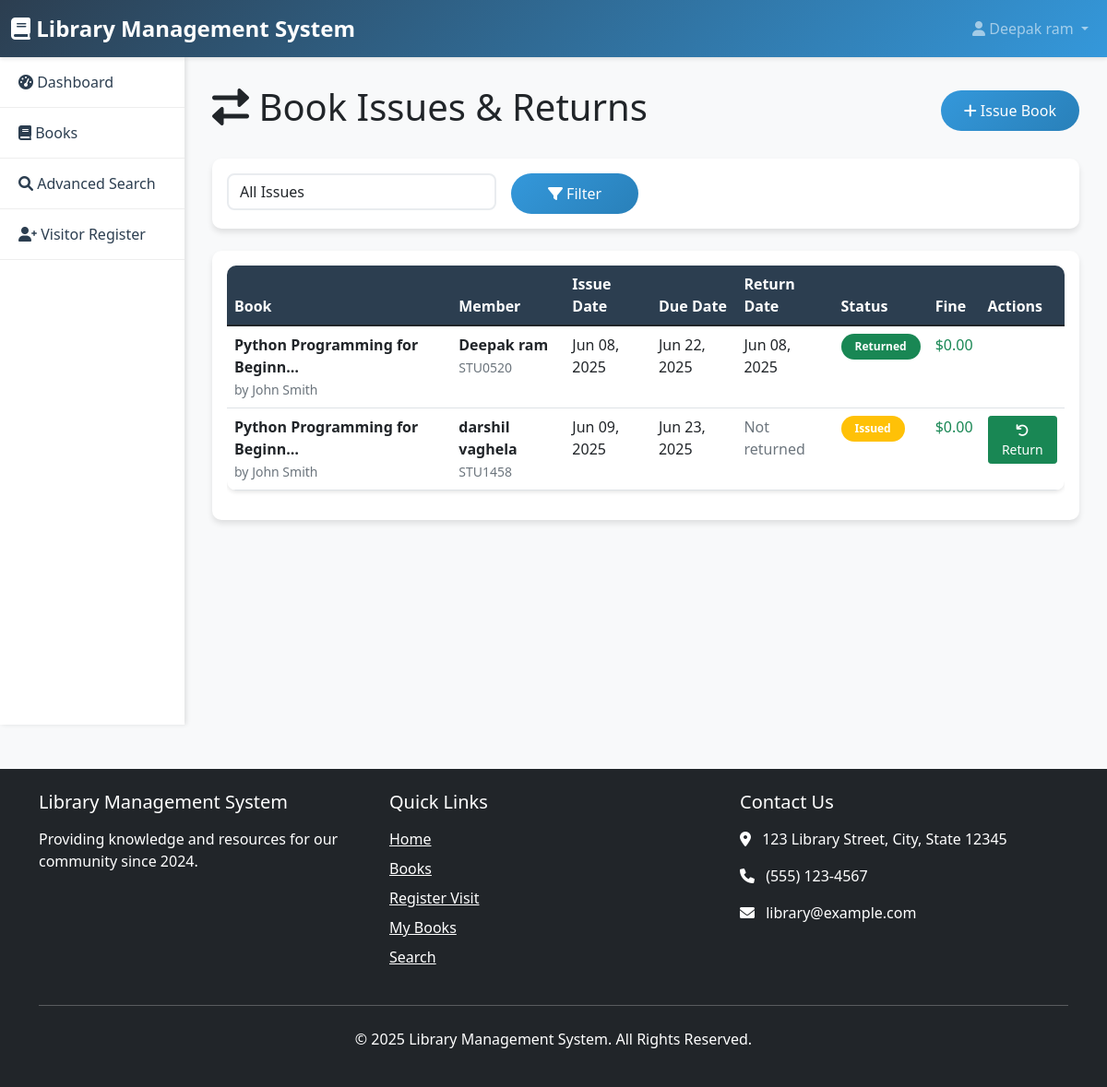
The page /issues/ (signed in) on the database its author committed.
### library/models.py (models this page shows, shortened)
class BookIssue(models.Model):
    book = models.ForeignKey(Book, on_delete=models.CASCADE)
    member = models.ForeignKey(Member, on_delete=models.CASCADE)
    issue_date = models.DateTimeField(auto_now_add=True)
    due_date = models.DateTimeField()
    return_date = models.DateTimeField(null=True, blank=True)
    fine_amount = models.DecimalField(max_digits=10, decimal_places=2, default=0.00)
    is_returned = models.BooleanField(default=False)
    issued_by = models.ForeignKey(User, on_delete=models.CASCADE, related_name='issued_books')
    returned_by = models.ForeignKey(User, on_delete=models.CASCADE, related_name='returned_books', null=True, blank=True)
    @property
    def is_overdue(self):
        if not self.is_returned and timezone.now() > self.due_date:
            return True
        return False

class Book(models.Model):
    title = models.CharField(max_length=200)
    author = models.CharField(max_length=200)
    isbn = models.CharField(max_length=13, unique=True)
    category = models.ForeignKey(Category, on_delete=models.CASCADE)
    total_copies = models.PositiveIntegerField(default=1)
    available_copies = models.PositiveIntegerField(default=1)
    publication_date = models.DateField()
    publisher = models.CharField(max_length=200)
    description = models.TextField(blank=True)
    book_image = models.ImageField(upload_to='book_images/', blank=True, null=True)
    added_date = models.DateTimeField(auto_now_add=True)
    updated_date = models.DateTimeField(auto_now=True)

class Member(models.Model):
    MEMBER_TYPES = [
        ('student', 'Student'),
        ('faculty', 'Faculty'),
        ('staff', 'Staff'),
    ]
    user = models.OneToOneField(User, on_delete=models.CASCADE)
    member_id = models.CharField(max_length=20, unique=True)
    phone = models.CharField(max_length=15)
    address = models.TextField()
    member_type = models.CharField(max_length=10, choices=MEMBER_TYPES, default='student')
    department = models.CharField(max_length=100)
    enrollment_number = models.CharField(max_length=20, blank=True)
    date_joined = models.DateTimeField(auto_now_add=True)
    is_active = models.BooleanField(default=True)

### library/views.py (the view)
# urls.py: path('issues/', views.issue_list, name='issue_list'),
@login_required
def issue_list(request):
    issues = BookIssue.objects.select_related('book', 'member__user').all()
    status_filter = request.GET.get('status', '')
    if status_filter == 'issued':
        issues = issues.filter(is_returned=False)
    elif status_filter == 'returned':
        issues = issues.filter(is_returned=True)
    elif status_filter == 'overdue':
        issues = issues.filter(is_returned=False, due_date__lt=timezone.now())
    paginator = Paginator(issues, 10)
    page_number = request.GET.get('page')
    page_obj = paginator.get_page(page_number)
    return render(request, 'library/issue_list.html', {
        'page_obj': page_obj,
        'status_filter': status_filter,
    })

### templates/library/issue_list.html (shortened to what this page needs)
{% extends 'base.html' %}
{% block content %}
<div class="d-flex justify-content-between align-items-center mb-4">
    <h1><i class="fas fa-exchange-alt"></i> Book Issues & Returns</h1>
    <a href="{% url 'issue_book' %}" class="btn btn-primary">
        <i class="fas fa-plus"></i> Issue Book
    </a>
</div>
<div class="card mb-4">
    <div class="card-body">
        <form method="get" class="row g-3">
            <div class="col-md-4">
                <select name="status" class="form-control">
                    <option value="">All Issues</option>
                </select>
            </div>
            <div class="col-md-2">
                <button type="submit" class="btn btn-primary w-100">
                    <i class="fas fa-filter"></i> Filter
                </button>
            </div>
        </form>
    </div>
</div>
<div class="card">
    <div class="card-body">
        {% if page_obj %}
            <div class="table-responsive">
                <table class="table table-hover">
                    <thead>
                        <tr>
                            <th>Book</th>
                            <th>Member</th>
                            <th>Issue Date</th>
                            <th>Due Date</th>
                            <th>Return Date</th>
                            <th>Status</th>
                            <th>Fine</th>
                            <th>Actions</th>
                        </tr>
                    </thead>
                    <tbody>
                        {% for issue in page_obj %}
                        <tr>
                            <td>
                                <strong>{{ issue.book.title|truncatechars:30 }}</strong>
                                <br><small class="text-muted">by {{ issue.book.author }}</small>
                            </td>
                            <td>
                                <strong>{{ issue.member.user.get_full_name }}</strong>
                                <br><small class="text-muted">{{ issue.member.member_id }}</small>
                            </td>
                            <td>{{ issue.issue_date|date:"M d, Y" }}</td>
                            <td>{{ issue.due_date|date:"M d, Y" }}</td>
                            <td>
                                {% if issue.return_date %}
                                    {{ issue.return_date|date:"M d, Y" }}
                                {% else %}
                                    <span class="text-muted">Not returned</span>
                                {% endif %}
                            </td>
                            <td>
                                {% if issue.is_returned %}
                                    <span class="badge bg-success">Returned</span>
                                {% elif issue.is_overdue %}
                                    <span class="badge bg-danger">Overdue ({{ issue.days_overdue }} days)</span>
                                {% else %}
                                    <span class="badge bg-warning">Issued</span>
                                {% endif %}
                            </td>
                            <td>
                                {% if issue.fine_amount > 0 %}
                                    <span class="text-danger">${{ issue.fine_amount }}</span>
                                {% else %}
                                    <span class="text-success">$0.00</span>
                                {% endif %}
                            </td>
                            <td>
                                {% if not issue.is_returned %}
                                    <a href="{% url 'return_book' issue.pk %}" class="btn btn-sm btn-success">
                                        <i class="fas fa-undo"></i> Return
                                    </a>
                                {% endif %}
                            </td>
                        </tr>
                        {% endfor %}
                    </tbody>
                </table>
            </div>
        {% else %}
            <div class="text-center py-5">
                <i class="fas fa-exchange-alt fa-3x text-muted mb-3"></i>
                <h5>No issues found</h5>
                <p class="text-muted">Try adjusting your filter criteria</p>
            </div>
        {% endif %}
    </div>
</div>
{% endblock %}

### templates/base.html (shortened to what this page needs)
<!DOCTYPE html>
<html lang="en">
<head>
    <link href="https://cdn.jsdelivr.net/npm/bootstrap@5.1.3/dist/css/bootstrap.min.css" rel="stylesheet">
    <link href="https://cdnjs.cloudflare.com/ajax/libs/font-awesome/6.0.0/css/all.min.css" rel="stylesheet">
</head>
<body>
    <nav class="navbar navbar-expand-lg navbar-dark">
        <div class="container-fluid">
            <a class="navbar-brand" href="{% if user.is_authenticated %}{% url 'dashboard' %}{% else %}{% url 'home' %}{% endif %}">
                <i class="fas fa-book"></i> Library Management System
            </a>
            <div class="collapse navbar-collapse" id="navbarNav">
                <ul class="navbar-nav ms-auto">
                    {% if user.is_authenticated %}
                        <li class="nav-item dropdown">
                            <a class="nav-link dropdown-toggle" href="#" id="navbarDropdown" role="button" data-bs-toggle="dropdown">
                                <i class="fas fa-user"></i> {{ user.get_full_name|default:user.username }}
                            </a>
                        </li>
                    {% endif %}
                </ul>
            </div>
        </div>
    </nav>
    <div class="container-fluid">
        <div class="row">
            {% if user.is_authenticated %}
            <div class="col-md-3 col-lg-2 sidebar">
                <nav class="nav flex-column">
                    <a class="nav-link {% if request.resolver_match.url_name == 'dashboard' %}active{% endif %}" href="{% url 'dashboard' %}">
                        <i class="fas fa-tachometer-alt"></i> Dashboard
                    </a>
                    <a class="nav-link {% if 'book' in request.resolver_match.url_name %}active{% endif %}" href="{% url 'book_list' %}">
                        <i class="fas fa-book"></i> Books
                    </a>
                    <a class="nav-link {% if request.resolver_match.url_name == 'search' %}active{% endif %}" href="{% url 'search' %}">
                        <i class="fas fa-search"></i> Advanced Search
                    </a>
                    <a class="nav-link" href="{% url 'visitor_register' %}">
                        <i class="fas fa-user-plus"></i> Visitor Register
                    </a>
                </nav>
            </div>
            {% endif %}
            <div class="{% if user.is_authenticated %}col-md-9 col-lg-10{% else %}col-12{% endif %} main-content">
                {% block content %}{% endblock %}
            </div>
        </div>
    </div>
    <footer class="mt-5 py-4 bg-dark text-white">
        <div class="container">
            <div class="row">
                <div class="col-md-4 mb-4 mb-md-0">
                    <h5 class="mb-3">Library Management System</h5>
                    <p>Providing knowledge and resources for our community since 2024.</p>
                </div>
                <div class="col-md-4 mb-4 mb-md-0">
                    <h5 class="mb-3">Quick Links</h5>
                    <ul class="list-unstyled">
                        <li class="mb-2"><a href="{% url 'home' %}" class="text-white">Home</a></li>
                        <li class="mb-2"><a href="{% url 'book_list' %}" class="text-white">Books</a></li>
                        <li class="mb-2"><a href="{% url 'visitor_register' %}" class="text-white">Register Visit</a></li>
                        {% if user.is_authenticated %}
                            <li class="mb-2"><a href="{% url 'my_books' %}" class="text-white">My Books</a></li>
                            <li class="mb-2"><a href="{% url 'search' %}" class="text-white">Search</a></li>
                        {% else %}
                            <li class="mb-2"><a href="{% url 'login' %}" class="text-white">Login</a></li>
                            <li class="mb-2"><a href="{% url 'register' %}" class="text-white">Register</a></li>
                        {% endif %}
                    </ul>
                </div>
                <div class="col-md-4">
                    <h5 class="mb-3">Contact Us</h5>
                    <address>
                        <p><i class="fas fa-map-marker-alt me-2"></i> 123 Library Street, City, State 12345</p>
                        <p><i class="fas fa-phone me-2"></i> (555) 123-4567</p>
                        <p><i class="fas fa-envelope me-2"></i> library@example.com</p>
                    </address>
                </div>
            </div>
            <hr class="my-4">
            <div class="text-center">
                <p>&copy; {% now "Y" %} Library Management System. All Rights Reserved.</p>
            </div>
        </div>
    </footer>
</body>
</html>

### templates/base.html (style rules this page uses)
:root { --primary-color: #2c3e50; --secondary-color: #3498db; --success-color: #27ae60; --warning-color: #f39c12; --danger-color: #e74c3c; }
body { background-color: #f8f9fa; font-family: 'Segoe UI', Tahoma, Geneva, Verdana, sans-serif; }
.navbar { background: linear-gradient(135deg, var(--primary-color), var(--secondary-color)); box-shadow: 0 2px 4px rgba(0,0,0,0.1); }
.navbar-brand { font-weight: bold; font-size: 1.5rem; }
.sidebar { background: white; min-height: calc(100vh - 76px); box-shadow: 2px 0 5px rgba(0,0,0,0.1); padding: 0; }
.sidebar .nav-link { color: var(--primary-color); padding: 15px 20px; border-bottom: 1px solid #eee; transition: all 0.3s ease; }
.main-content { padding: 30px; }
.card { border: none; border-radius: 10px; box-shadow: 0 4px 6px rgba(0,0,0,0.1); transition: transform 0.3s ease; }
.btn-primary { background: linear-gradient(135deg, var(--secondary-color), #2980b9); border: none; border-radius: 25px; padding: 10px 25px; transition: all 0.3s ease; }
.table { background: white; border-radius: 10px; overflow: hidden; box-shadow: 0 2px 4px rgba(0,0,0,0.1); }
.table thead { background: var(--primary-color); color: white; }
.badge { border-radius: 20px; padding: 8px 15px; }
.form-control { border-radius: 8px; border: 2px solid #e9ecef; transition: border-color 0.3s ease; }

### rows shown on the page
BookIssue: book "Python Programming for Beginn…", book.author "John Smith", member.user.get_full_name "Deepak ram", member.member_id "STU0520", issue_date "Jun 08, 2025", due_date "Jun 22, 2025", return_date "Jun 08, 2025", is_returned "Returned", fine_amount "$0.00"
BookIssue: book "Python Programming for Beginn…", book.author "John Smith", member.user.get_full_name "darshil vaghela", member.member_id "STU1458", issue_date "Jun 09, 2025", due_date "Jun 23, 2025", shows "Not returned", is_returned "Issued", fine_amount "$0.00"

### other values the page prints
{{ user.get_full_name|default:user.username }} "Deepak ram"
